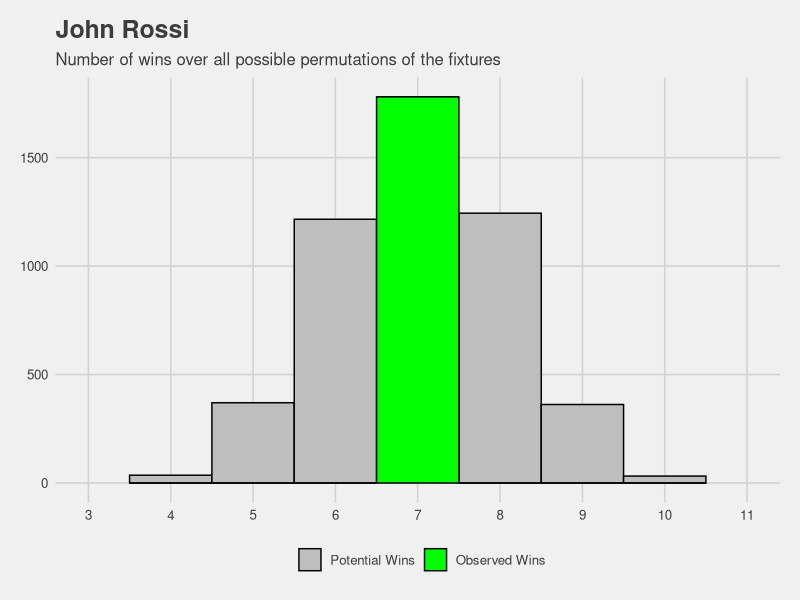
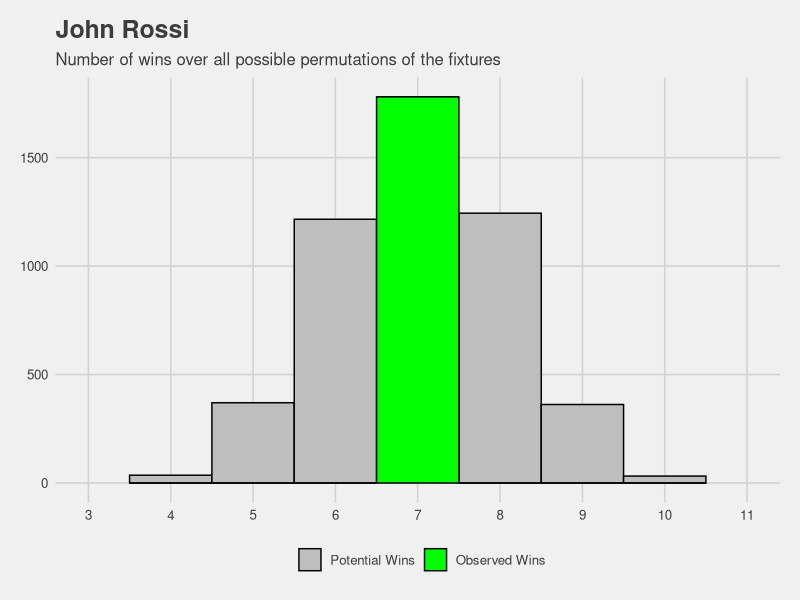

The R script that drew these images, in order:
##%######################################################%##
#                                                          #
####                Get list of team IDs                ####
#                                                          #
##%######################################################%##

# 1 = Mara
# 2 = Paul
# 3 = Baron
# 4 = Bish
# 5 = Kirch
# 6 = Brown
# 7 = Pansini
# 8 = Rossi

##%######################################################%##
#                                                          #
####     Get all permutations of potential fixtures     ####
#                                                          #
##%######################################################%##

library(tidyverse)
library(ggthemes)
library(pracma)
all_fixtures <- data.frame(perms(1:7))

##%######################################################%##
#                                                          #
####           Rename and add rounds 8 to 11            ####
#                                                          #
##%######################################################%##

all_fixtures <-
  all_fixtures %>%
  transmute("Round 1" = X1,
            "Round 2" = X2,
            "Round 3" = X3,
            "Round 4" = X4,
            "Round 5" = X5,
            "Round 6" = X6,
            "Round 7" = X7,
            "Round 8" = X1,
            "Round 9" = X2,
            "Round 10" = X3,
            "Round 11" = X4,
            "Total Wins" = 0)

##%######################################################%##
#                                                          #
####  Mutate to get scores by opponent for each round   ####
#                                                          #
##%######################################################%##

all_fixtures <-
all_fixtures %>%
  mutate(`Round 1` =
           case_when(
             `Round 1` == 8 ~ 1521,  # Rossi
             `Round 1` == 7 ~ 1502,  # Pansini
             `Round 1` == 6 ~ 1441,  # Brown
             `Round 1` == 5 ~ 1411,  # Kirch
             `Round 1` == 4 ~ 1381,  # Bish
             `Round 1` == 3 ~ 1500,  # Baron
             `Round 1` == 2 ~ 1550,  # Paul
             `Round 1` == 1 ~ 1583), # Mara
         
         `Round 2` =
           case_when(
             `Round 2` == 8 ~ 1586,  # Rossi
             `Round 2` == 7 ~ 1549,  # Pansini
             `Round 2` == 6 ~ 1582,  # Brown
             `Round 2` == 5 ~ 1493,  # Kirch
             `Round 2` == 4 ~ 1424,  # Bish
             `Round 2` == 3 ~ 1540,  # Baron
             `Round 2` == 2 ~ 1689,  # Paul
             `Round 2` == 1 ~ 1564), # Mara
         
         `Round 3` =
           case_when(
             `Round 3` == 8 ~ 1562,  # Rossi
             `Round 3` == 7 ~ 1523,  # Pansini
             `Round 3` == 6 ~ 1562,  # Brown
             `Round 3` == 5 ~ 1482,  # Kirch
             `Round 3` == 4 ~ 1477,  # Bish
             `Round 3` == 3 ~ 1518,  # Baron
             `Round 3` == 2 ~ 1601,  # Paul
             `Round 3` == 1 ~ 1500), # Mara
         
         `Round 4` =
           case_when(
             `Round 4` == 8 ~ 1532,  # Rossi
             `Round 4` == 7 ~ 1362,  # Pansini
             `Round 4` == 6 ~ 1577,  # Brown
             `Round 4` == 5 ~ 1597,  # Kirch
             `Round 4` == 4 ~ 1344,  # Bish
             `Round 4` == 3 ~ 1475,  # Baron
             `Round 4` == 2 ~ 1635,  # Paul
             `Round 4` == 1 ~ 1684), # Mara
         
         `Round 5` =
           case_when(
             `Round 5` == 8 ~ 1590,  # Rossi
             `Round 5` == 7 ~ 1524,  # Pansini
             `Round 5` == 6 ~ 1528,  # Brown
             `Round 5` == 5 ~ 1379,  # Kirch
             `Round 5` == 4 ~ 1530,  # Bish
             `Round 5` == 3 ~ 1546,  # Baron
             `Round 5` == 2 ~ 1574,  # Paul
             `Round 5` == 1 ~ 1635), # Mara
         
         `Round 6` =
           case_when(
             `Round 6` == 8 ~ 1577,  # Rossi
             `Round 6` == 7 ~ 1668,  # Pansini
             `Round 6` == 6 ~ 1480,  # Brown
             `Round 6` == 5 ~ 1500,  # Kirch
             `Round 6` == 4 ~ 1464,  # Bish
             `Round 6` == 3 ~ 1784,  # Baron
             `Round 6` == 2 ~ 1787,  # Paul
             `Round 6` == 1 ~ 1543), # Mara
         
         `Round 7` =
           case_when(
             `Round 7` == 8 ~ 1547,  # Rossi
             `Round 7` == 7 ~ 1589,  # Pansini
             `Round 7` == 6 ~ 1528,  # Brown
             `Round 7` == 5 ~ 1243,  # Kirch
             `Round 7` == 4 ~ 1487,  # Bish
             `Round 7` == 3 ~ 1624,  # Baron
             `Round 7` == 2 ~ 1634,  # Paul
             `Round 7` == 1 ~ 1640), # Mara
         
         `Round 8` =
           case_when(
             `Round 8` == 8 ~ 1645,  # Rossi
             `Round 8` == 7 ~ 1506,  # Pansini
             `Round 8` == 6 ~ 1467,  # Brown
             `Round 8` == 5 ~ 1391,  # Kirch
             `Round 8` == 4 ~ 1675,  # Bish
             `Round 8` == 3 ~ 1694,  # Baron
             `Round 8` == 2 ~ 1511,  # Paul
             `Round 8` == 1 ~ 1551), # Mara
         
         `Round 9` =
           case_when(
             `Round 9` == 8 ~ 1535,  # Rossi
             `Round 9` == 7 ~ 1701,  # Pansini
             `Round 9` == 6 ~ 1414,  # Brown
             `Round 9` == 5 ~ 1441,  # Kirch
             `Round 9` == 4 ~ 1479,  # Bish
             `Round 9` == 3 ~ 1726,  # Baron
             `Round 9` == 2 ~ 1468,  # Paul
             `Round 9` == 1 ~ 1640), # Mara
         
         `Round 10` =
           case_when(
             `Round 10` == 8 ~ 1521,  # Rossi
             `Round 10` == 7 ~ 1489,  # Pansini
             `Round 10` == 6 ~ 1464,  # Brown
             `Round 10` == 5 ~ 1420,  # Kirch
             `Round 10` == 4 ~ 1508,  # Bish
             `Round 10` == 3 ~ 1665,  # Baron
             `Round 10` == 2 ~ 1572,  # Paul
             `Round 10` == 1 ~ 1551), # Mara
         
         `Round 11` =
           case_when(
             `Round 11` == 8 ~ 1603,  # Rossi
             `Round 11` == 7 ~ 1594,  # Pansini
             `Round 11` == 6 ~ 1522,  # Brown
             `Round 11` == 5 ~ 1422,  # Kirch
             `Round 11` == 4 ~ 1613,  # Bish
             `Round 11` == 3 ~ 1731,  # Baron
             `Round 11` == 2 ~ 1736,  # Paul
             `Round 11` == 1 ~ 1542)) # Mara
         
##%######################################################%##
#                                                          #
####      Get win or loss as Boolean true / false       ####
#                                                          #
##%######################################################%##

all_results <-
  all_fixtures %>%
  mutate(`Round 1` = ifelse(`Round 1` < 1521, TRUE, FALSE)) %>%
  mutate(`Round 2` = ifelse(`Round 2` < 1586, TRUE, FALSE)) %>%
  mutate(`Round 3` = ifelse(`Round 3` < 1562, TRUE, FALSE)) %>%
  mutate(`Round 4` = ifelse(`Round 4` < 1532, TRUE, FALSE)) %>%
  mutate(`Round 5` = ifelse(`Round 5` < 1590, TRUE, FALSE)) %>%
  mutate(`Round 6` = ifelse(`Round 6` < 1577, TRUE, FALSE)) %>%
  mutate(`Round 7` = ifelse(`Round 7` < 1547, TRUE, FALSE)) %>%
  mutate(`Round 8` = ifelse(`Round 8` < 1645, TRUE, FALSE)) %>%
  mutate(`Round 9` = ifelse(`Round 9` < 1535, TRUE, FALSE)) %>%
  mutate(`Round 10` = ifelse(`Round 10` < 1521, TRUE, FALSE)) %>%
  mutate(`Round 11` = ifelse(`Round 11` < 1603, TRUE, FALSE))

all_results$`Total Wins` <- rowSums(all_results[,1:11])

##%######################################################%##
#                                                          #
####      Get distribution of results vs observed       ####
#                                                          #
##%######################################################%##

# Table
all_results_summary <-
all_results %>%
  summarise(
    min = min(`Total Wins`),
    median = median(`Total Wins`),
    mean = mean(`Total Wins`),
    max = max(`Total Wins`))

# Plot
all_results %>%
  ggplot(mapping = aes(x = `Total Wins`, fill = `Total Wins` == 7)) +
  geom_histogram(binwidth = 1, colour = "black") +
  scale_fill_manual(values = c("grey", "green"), name = "", labels = c("Potential Wins", "Observed Wins")) +
  scale_x_continuous(limits = c(3,11), breaks = seq(3, 11, by = 1)) +
  ggtitle("John Rossi", subtitle = "Number of wins over all possible permutations of the fixtures") +
  theme_fivethirtyeight()

# Save plot to output folder
ggsave("Output/expected_vs_observed_wins_rossi.png")

##%######################################################%##
#                                                          #
#### Get difference between observed and expected wins  ####
#                                                          #
##%######################################################%##

observed_vs_expected_wins_08 <-
  tibble(
    Coach = "John Rossi",
    `Observed Wins` = 7,
    `Expected Wins` = all_results_summary$median)
